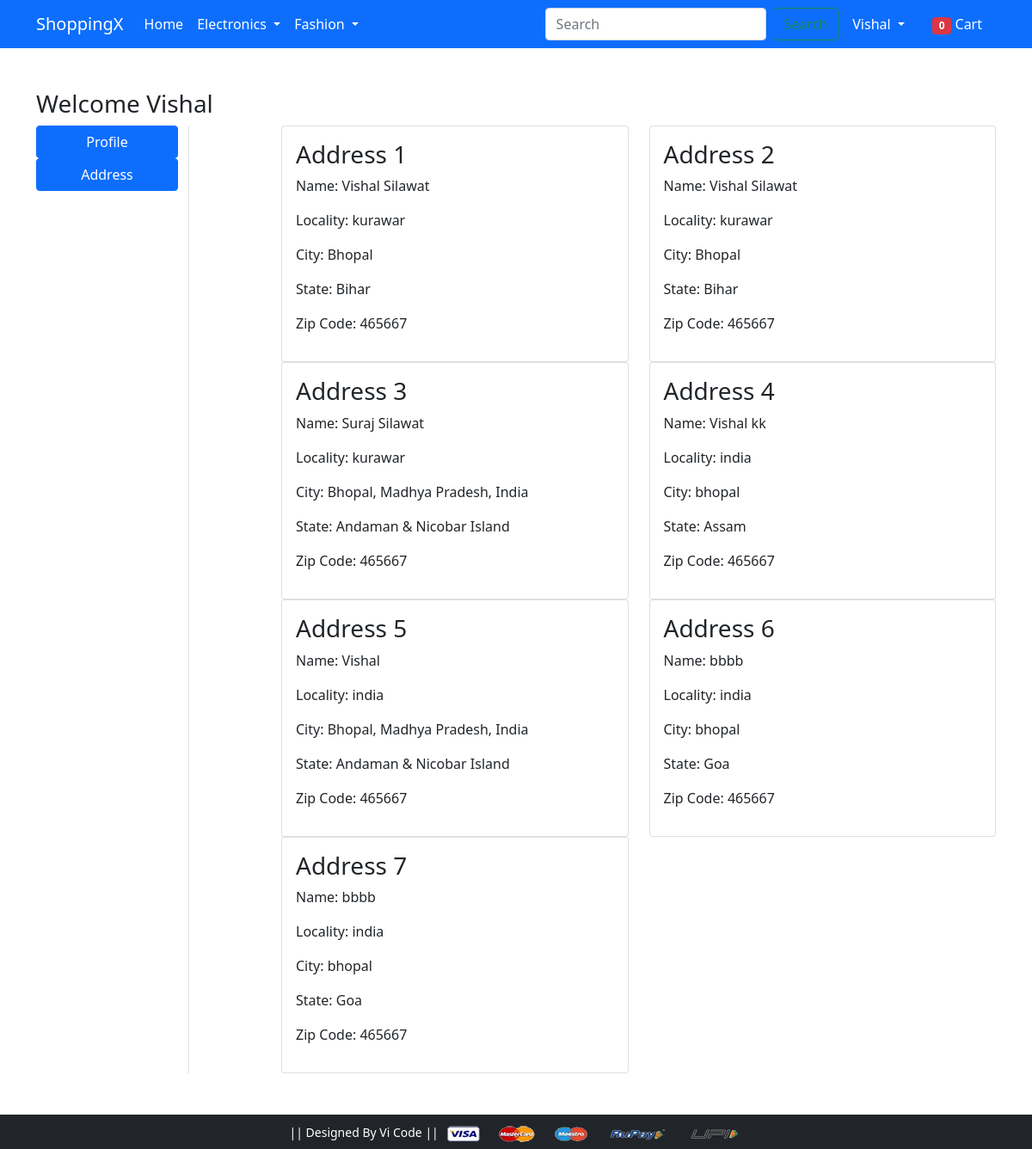
The page /address/ (signed in) on the database its author committed.
### app/models.py (models this page shows, shortened)
class Customer(models.Model):
    user = models.ForeignKey(User, on_delete=models.CASCADE)
    name = models.CharField(max_length=200)
    locality = models.CharField(max_length=200)
    city = models.CharField(max_length=50)
    zipcode = models.IntegerField()
    state = models.CharField(choices=STATE_CHOICES, max_length=50)

### app/views.py (the view)
# urls.py: path('address/', views.address, name='address'),
@login_required
def address(request):
 totalitem = 0
 if request.user.is_authenticated:
  totalitem = len(Cart.objects.filter(user=request.user))
 add = Customer.objects.filter(user=request.user)
 return render(request, 'app/address.html', {'add':add,'active':'btn-primary','totalitem':totalitem})

### app/templates/app/address.html (shortened to what this page needs)
{% extends 'app/base.html' %}
{% load static %}
{% block main-content %}
<div class="container my-5">
 <div class="row">
 <h3>Welcome <span class="text-capitalize">{{request.user}}</h3>
  <div class="col-sm-2 border-end">
   <ul class="list-unstyled">
    <li class="d-grid"><a href="{% url 'profile' %}" class="btn btn-primary">Profile</a></li>
      <li class="d-grid"><a href="{% url 'address' %}" class="btn btn-primary">Address</a></li>
   </ul>
  </div>
  <div class="col-sm-9 offset-sm-1">
   <div class="row">
    {% for ad in add %}
    <div class="col-sm-6">
     <div class="card">
      <div class="card-body">
       <h3>Address {{forloop.counter}}</h3>
       <p>Name: {{ad.name}} </p>
       <p>Locality: {{ad.locality}} </p>
       <p>City: {{ad.city}} </p>
       <p>State: {{ad.state}}</p>
       <p>Zip Code: {{ad.zipcode}}</p>
      </div>
     </div>
    </div>
    {% endfor %}
   </div>
  </div>
 </div>
</div>
{% endblock main-content %}

### app/templates/app/base.html (shortened to what this page needs)
<!doctype html>
{% load static %}
<html lang="en">
  <head>
    <link href="https://cdn.jsdelivr.net/npm/bootstrap@5.0.0-beta1/dist/css/bootstrap.min.css" rel="stylesheet">
    <link rel="stylesheet" href="{% static 'app/css/owl.carousel.min.css' %}">
    <link rel="stylesheet" href="{% static 'app/css/all.min.css' %}">
    <link rel="stylesheet" href="{% static 'app/css/style.css' %}">
  </head>
  <body>
    <nav class="navbar navbar-expand-lg navbar-dark bg-primary">
     <div class="container">
       <a class="navbar-brand" href="/">ShoppingX</a>
       <div class="collapse navbar-collapse" id="navbarSupportedContent">
         <ul class="navbar-nav me-auto mb-2 mb-lg-0">
           <li class="nav-item">
             <a class="nav-link active" aria-current="page" href="/">Home</a>
           </li>
           <li class="nav-item dropdown">
             <a class="nav-link dropdown-toggle text-white" href="#" id="electronicsDropdown" role="button" data-bs-toggle="dropdown" aria-expanded="false">
               Electronics
             </a>
           </li>
           <li class="nav-item dropdown">
             <a class="nav-link dropdown-toggle text-white" href="#" id="fashionDropdown" role="button" data-bs-toggle="dropdown" aria-expanded="false">
               Fashion
             </a>
           </li>
         </ul>
    <form class="d-flex" role="search" method="get" action="{% url 'search' %}">
  <input class="form-control me-2" type="search" placeholder="Search" name="query" aria-label="Search">
  <button class="btn btn-outline-success" type="submit">Search</button>
</form>
        <div>
          <ul class="navbar-nav me-auto mb-2 mb-lg-0">
          {% if request.user.is_authenticated %}
           <li class="nav-item dropdown mx-2">
              <a class="nav-link dropdown-toggle text-white" href="#" id="profileDropdown" role="button" data-bs-toggle="dropdown" aria-expanded="false">
                {{request.user.username|capfirst}}
              </a>
            </li>
            <li class="nav-item mx-2">
             <a href="{% url 'showcart' %}" class="nav-link text-white"><span class="badge bg-danger">{{totalitem}}</span> Cart </a>
            </li>
          {% endif %}
          </ul>
         </div>
       </div>
     </div>
    </nav>
    {% block main-content %} {% endblock main-content %}
    <footer class="container-fluid bg-dark text-center p-2 mt-5">
        <small class="text-white">|| Designed By Vi Code || </small>
        <img src="{% static 'app/images/payment.png' %}" alt="" srcset="" class="img-fluid" height="2px">
    </footer>
  </body>
</html>

### rows shown on the page
Customer: name "Vishal Silawat", locality "kurawar", city "Bhopal", state "Bihar", zipcode "465667"
Customer: name "Vishal Silawat", locality "kurawar", city "Bhopal", state "Bihar", zipcode "465667"
Customer: name "Suraj Silawat", locality "kurawar", city "Bhopal, Madhya Pradesh, India", state "Andaman & Nicobar Island", zipcode "465667"
Customer: name "Vishal kk", locality "india", city "bhopal", state "Assam", zipcode "465667"
Customer: name "Vishal", locality "india", city "Bhopal, Madhya Pradesh, India", state "Andaman & Nicobar Island", zipcode "465667"
Customer: name "bbbb", locality "india", city "bhopal", state "Goa", zipcode "465667"
Customer: name "bbbb", locality "india", city "bhopal", state "Goa", zipcode "465667"

### other values the page prints
{{ request.user.username|capfirst }} "Vishal"
{{ totalitem }} "0"
{{ request.user }} "Vishal"
